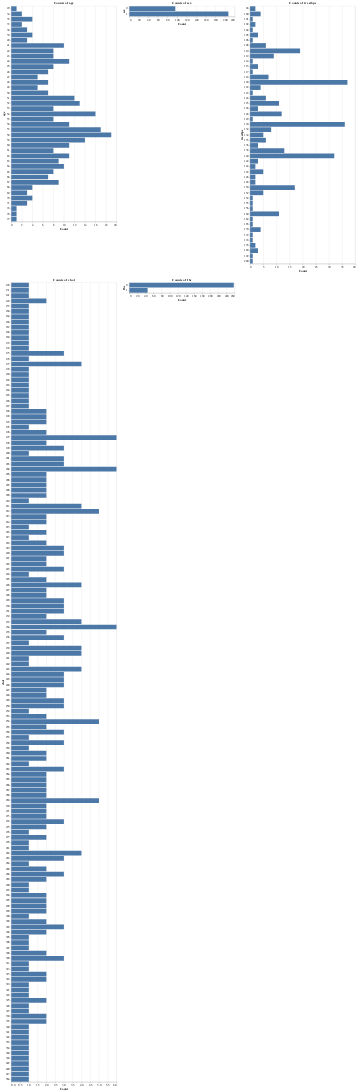

Source (notebook cell):
### Code cell
import altair as alt
import pandas as pd

charts = {}
for i in df.columns:
    feature_count = df[i].value_counts().reset_index()
    feature_count.columns = [i, 'count']
    chart = alt.Chart(feature_count).mark_bar().encode(
        y=alt.Y(f"{i}:N", axis=alt.Axis(title=i)),
        x=alt.X('count:Q', axis=alt.Axis(title='Count')),
        tooltip=[i, 'count']
    ).properties(title=f"Counts of {i}", width=400)
    charts[i] = chart
((charts['age'] | charts['sex'] | charts['trestbps']) & (charts['chol'] | charts['fbs']))

### Figure 1 — Vega-Lite specification as saved in the notebook (floating-point values rounded to 4 significant figures; data arrays with more than 128 entries replaced by an {"elided": "..."} marker saying what was removed)
{"config": {"view": {"continuousWidth": 300, "continuousHeight": 300}}, "vconcat": [{"hconcat": [{"data": {"name": "data-a2db4483ee5eea51d85575e9b9776002"}, "mark": {"type": "bar"}, "encoding": {"tooltip": [{"field": "age", "type": "quantitative"}, {"field": "count", "type": "quantitative"}], "x": {"axis": {"title": "Count"}, "field": "count", "type": "quantitative"}, "y": {"axis": {"title": "age"}, "field": "age", "type": "nominal"}}, "title": "Counts of age", "width": 400}, {"data": {"name": "data-c0e494d329279cc49a2709dac9634319"}, "mark": {"type": "bar"}, "encoding": {"tooltip": [{"field": "sex", "type": "quantitative"}, {"field": "count", "type": "quantitative"}], "x": {"axis": {"title": "Count"}, "field": "count", "type": "quantitative"}, "y": {"axis": {"title": "sex"}, "field": "sex", "type": "nominal"}}, "title": "Counts of sex", "width": 400}, {"data": {"name": "data-2feca8f002153db24d7d8e82182cc57a"}, "mark": {"type": "bar"}, "encoding": {"tooltip": [{"field": "trestbps", "type": "quantitative"}, {"field": "count", "type": "quantitative"}], "x": {"axis": {"title": "Count"}, "field": "count", "type": "quantitative"}, "y": {"axis": {"title": "trestbps"}, "field": "trestbps", "type": "nominal"}}, "title": "Counts of trestbps", "width": 400}]}, {"hconcat": [{"data": {"name": "data-bbf906e48c35e5f2b4b778a228c7ced9"}, "mark": {"type": "bar"}, "encoding": {"tooltip": [{"field": "chol", "type": "quantitative"}, {"field": "count", "type": "quantitative"}], "x": {"axis": {"title": "Count"}, "field": "count", "type": "quantitative"}, "y": {"axis": {"title": "chol"}, "field": "chol", "type": "nominal"}}, "title": "Counts of chol", "width": 400}, {"data": {"name": "data-85d03aef92b982115603b62a19da6e0a"}, "mark": {"type": "bar"}, "encoding": {"tooltip": [{"field": "fbs", "type": "quantitative"}, {"field": "count", "type": "quantitative"}], "x": {"axis": {"title": "Count"}, "field": "count", "type": "quantitative"}, "y": {"axis": {"title": "fbs"}, "field": "fbs", "type": "nominal"}}, "title": "Counts of fbs", "width": 400}]}], "$schema": "https://vega.github.io/schema/vega-lite/v5.8.0.json", "datasets": {"data-a2db4483ee5eea51d85575e9b9776002": [{"age": 58, "count": 19}, {"age": 57, "count": 17}, {"age": 54, "count": 16}, {"age": 59, "count": 14}, {"age": 52, "count": 13}, {"age": 51, "count": 12}, {"age": 62, "count": 11}, {"age": 60, "count": 11}, {"age": 44, "count": 11}, {"age": 56, "count": 11}, {"age": 64, "count": 10}, {"age": 41, "count": 10}, {"age": 63, "count": 9}, {"age": 67, "count": 9}, {"age": 65, "count": 8}, {"age": 43, "count": 8}, {"age": 45, "count": 8}, {"age": 55, "count": 8}, {"age": 42, "count": 8}, {"age": 61, "count": 8}, {"age": 53, "count": 8}, {"age": 46, "count": 7}, {"age": 48, "count": 7}, {"age": 66, "count": 7}, {"age": 50, "count": 7}, {"age": 49, "count": 5}, {"age": 47, "count": 5}, {"age": 70, "count": 4}, {"age": 39, "count": 4}, {"age": 35, "count": 4}, {"age": 68, "count": 4}, {"age": 38, "count": 3}, {"age": 71, "count": 3}, {"age": 40, "count": 3}, {"age": 69, "count": 3}, {"age": 34, "count": 2}, {"age": 37, "count": 2}, {"age": 29, "count": 1}, {"age": 74, "count": 1}, {"age": 76, "count": 1}, {"age": 77, "count": 1}], "data-c0e494d329279cc49a2709dac9634319": [{"sex": 1, "count": 207}, {"sex": 0, "count": 96}], "data-2feca8f002153db24d7d8e82182cc57a": [{"trestbps": 120, "count": 37}, {"trestbps": 130, "count": 36}, {"trestbps": 140, "count": 32}, {"trestbps": 110, "count": 19}, {"trestbps": 150, "count": 17}, {"trestbps": 138, "count": 13}, {"trestbps": 128, "count": 12}, {"trestbps": 160, "count": 11}, {"trestbps": 125, "count": 11}, {"trestbps": 112, "count": 9}, {"trestbps": 132, "count": 8}, {"trestbps": 118, "count": 7}, {"trestbps": 124, "count": 6}, {"trestbps": 135, "count": 6}, {"trestbps": 108, "count": 6}, {"trestbps": 152, "count": 5}, {"trestbps": 134, "count": 5}, {"trestbps": 145, "count": 5}, {"trestbps": 122, "count": 4}, {"trestbps": 170, "count": 4}, {"trestbps": 100, "count": 4}, {"trestbps": 105, "count": 3}, {"trestbps": 126, "count": 3}, {"trestbps": 115, "count": 3}, {"trestbps": 180, "count": 3}, {"trestbps": 136, "count": 3}, {"trestbps": 142, "count": 3}, {"trestbps": 102, "count": 2}, {"trestbps": 148, "count": 2}, {"trestbps": 178, "count": 2}, {"trestbps": 94, "count": 2}, {"trestbps": 144, "count": 2}, {"trestbps": 146, "count": 2}, {"trestbps": 200, "count": 1}, {"trestbps": 114, "count": 1}, {"trestbps": 154, "count": 1}, {"trestbps": 123, "count": 1}, {"trestbps": 192, "count": 1}, {"trestbps": 174, "count": 1}, {"trestbps": 165, "count": 1}, {"trestbps": 104, "count": 1}, {"trestbps": 117, "count": 1}, {"trestbps": 101, "count": 1}, {"trestbps": 156, "count": 1}, {"trestbps": 106, "count": 1}, {"trestbps": 155, "count": 1}, {"trestbps": 129, "count": 1}, {"trestbps": 172, "count": 1}, {"trestbps": 164, "count": 1}], "data-bbf906e48c35e5f2b4b778a228c7ced9": {"elided": "152 records"}, "data-85d03aef92b982115603b62a19da6e0a": [{"fbs": 0, "count": 258}, {"fbs": 1, "count": 45}]}}
